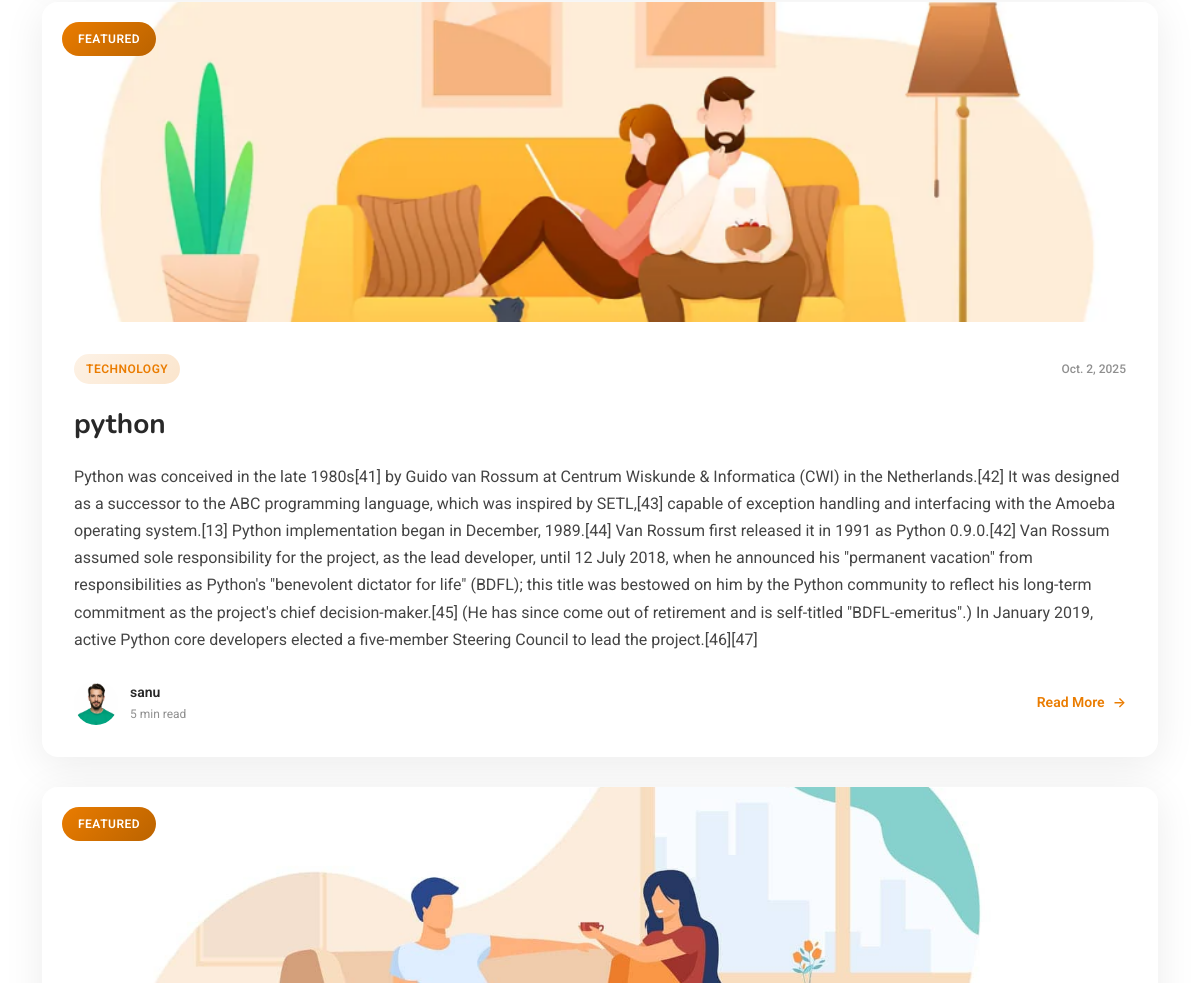
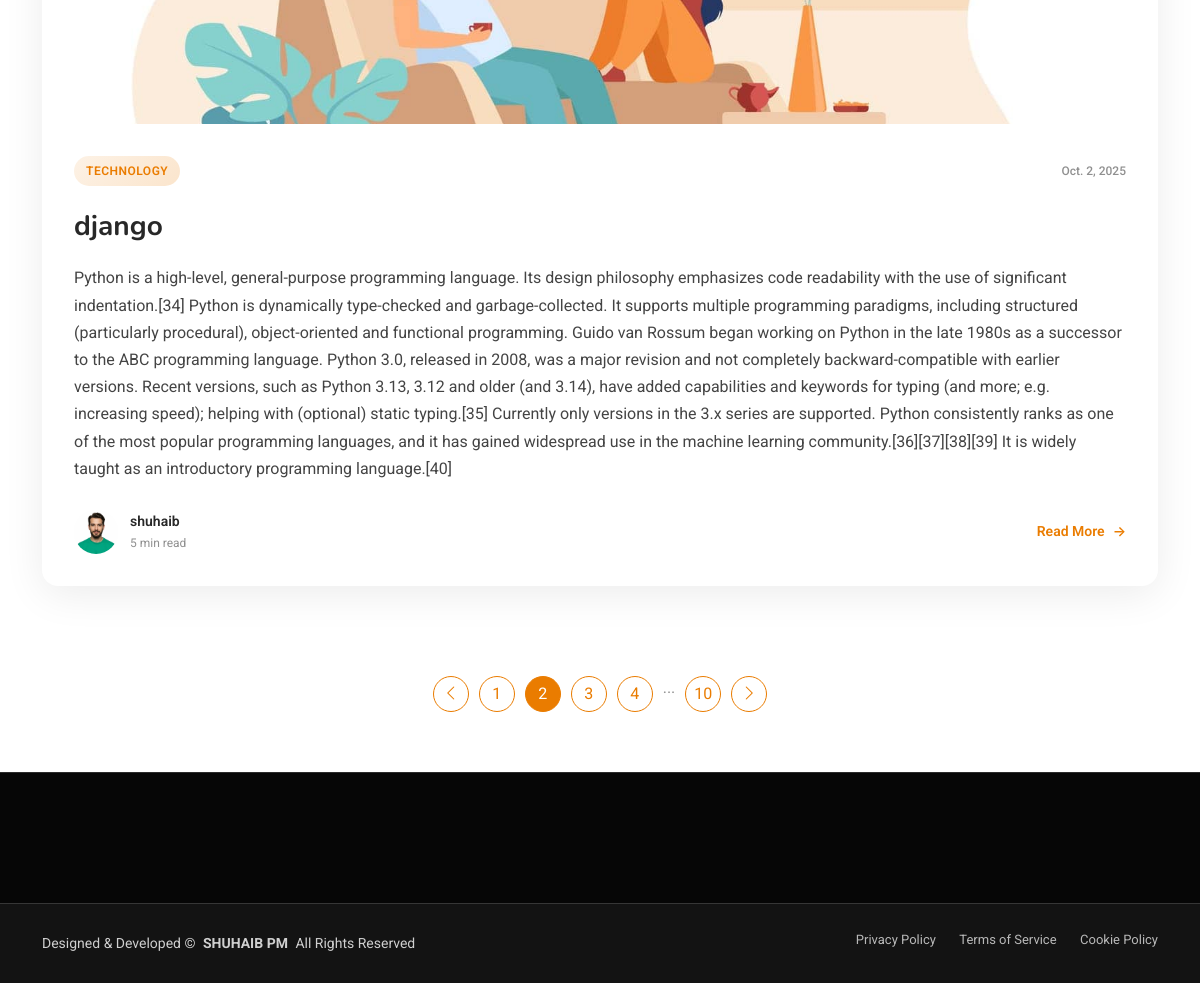
Page /reader (lower part) on the earlier database version (2 pictures, top to bottom).
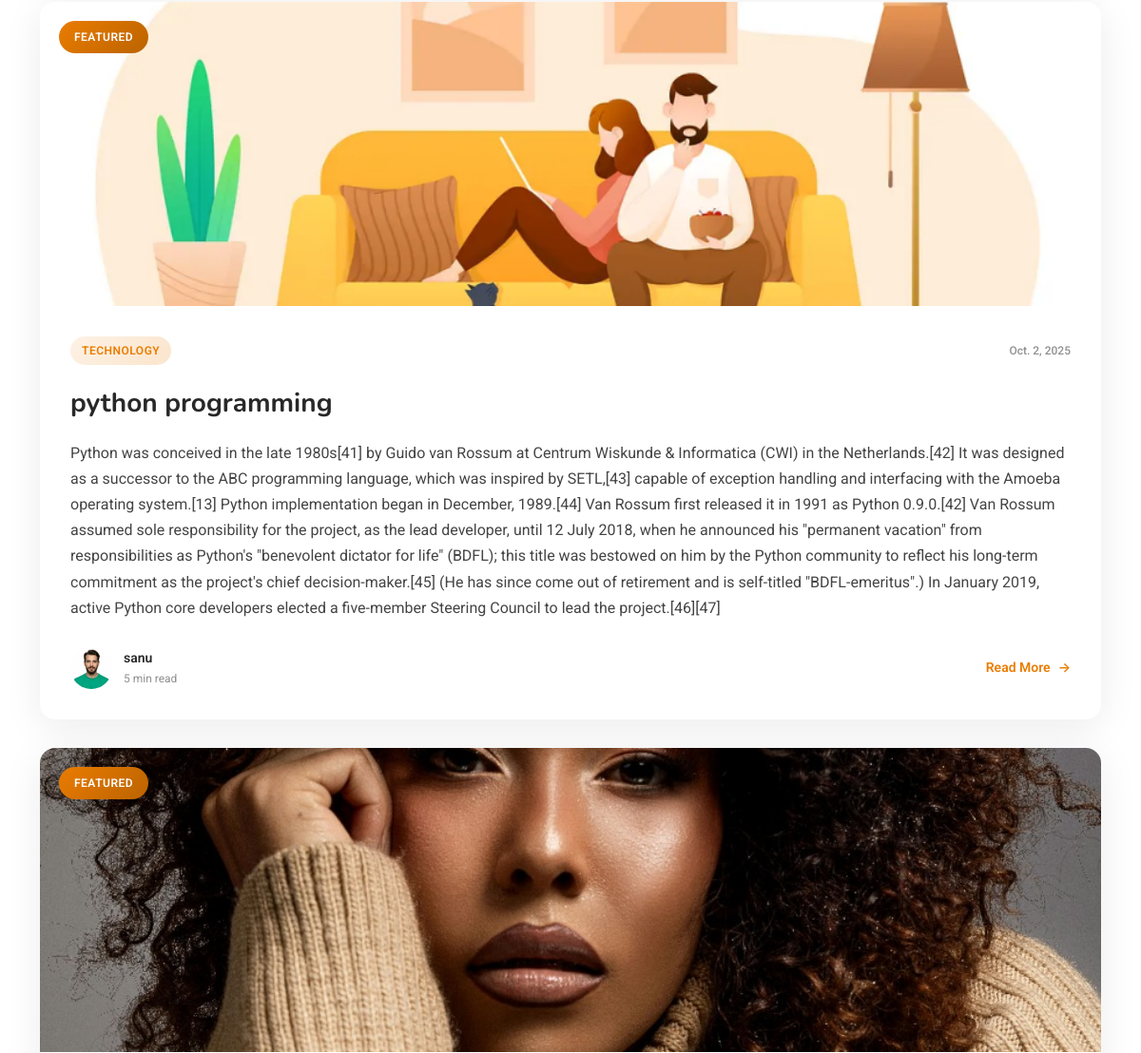
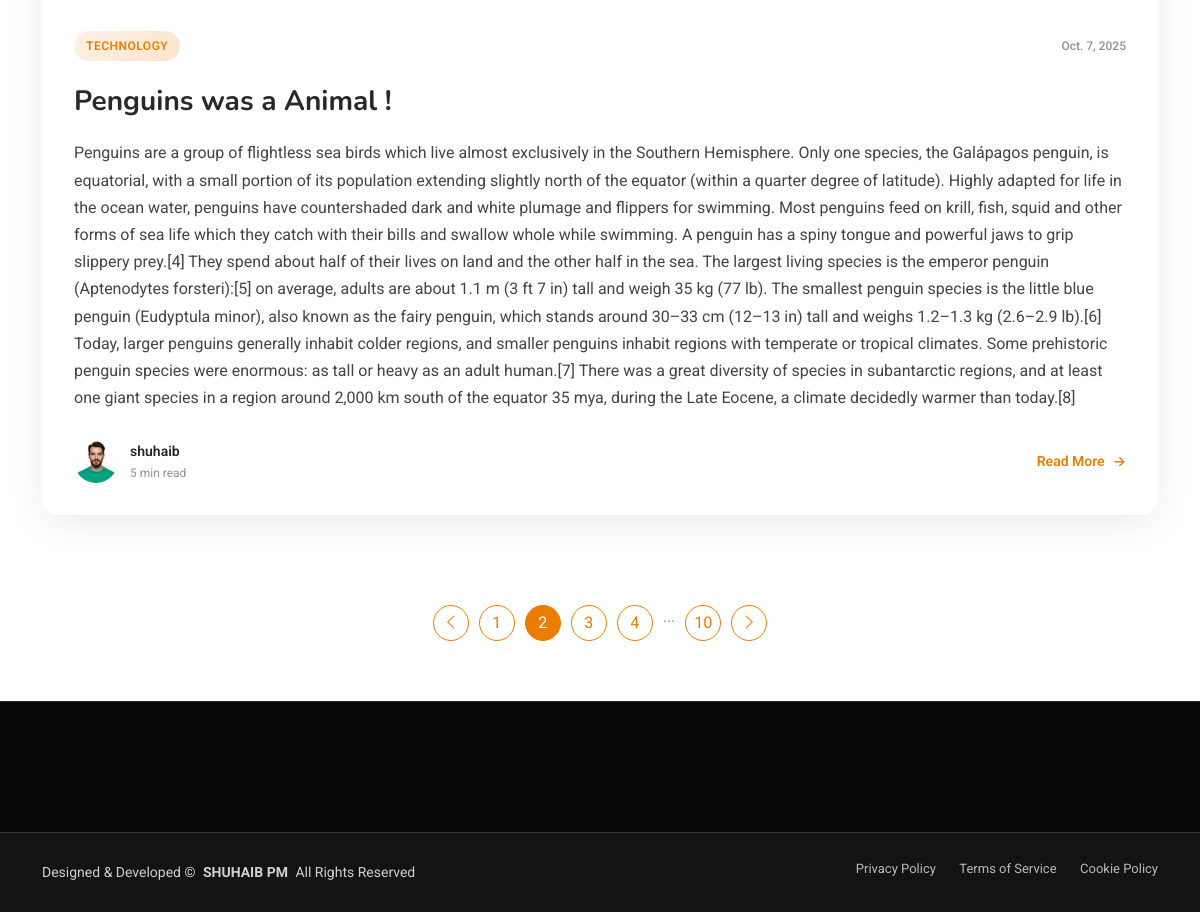
Same page on the later database version (2 pictures, top to bottom).
### Blog/models.py (models this page shows, shortened)
class Blog(models.Model):
    title=models.CharField(max_length=200)
    content=models.TextField()
    blog_pic=models.ImageField(upload_to="blogs/",default="media/no_image.png",null=True,blank=True)
    added_date=models.DateField(auto_now_add=True)
    user_id=models.ForeignKey(User,on_delete=models.CASCADE)

### Blog/views.py (the view)
# urls.py: path("reader",views.ReaderHome.as_view(),name="reader"),
class ReaderHome(View):
    def get(self,request):
        blog=Blog.objects.all()
        return render(request,"reader_home.html",{"blog":blog})

### Blog/templates/reader_home.html (shortened to what this page needs)
{% extends 'starter-page.html' %}
{% load static %}
{% block main %}
  <main class="main">
    <section id="blog-posts" class="blog-posts section">
      <div class="container" data-aos="fade-up" data-aos-delay="100">
        <div class="row">
          <div class="col-lg-12" data-aos="fade-up" data-aos-delay="100">
          {% for i in blog %}
            <article class="featured-post">
              <div class="featured-img">
                <img src="{{ i.blog_pic.url }}" alt="" class="img-fluid" loading="lazy">
                <div class="featured-badge">Featured</div>
              </div>
              <div class="featured-content">
                <div class="post-header">
                  <a href="#" class="category">Technology</a>
                  <span class="post-date">{{i.added_date}}</span>
                </div>
                <h2 class="post-title">
                  <a href="#">{{i.title}}</a>
                </h2>
                <p class="post-excerpt">
                 {{i.content}}
                </p>
                <div class="post-footer">
                  <div class="author-info">
                    <img src="{% static  'assets/img/person/person-m-8.webp' %}" alt="" class="author-avatar">
                    <div class="author-details">
                      <span class="author-name">{{i.user_id}}</span>
                      <span class="read-time">5 min read</span>
                    </div>
                  </div>
                  <a href="{% url 'viewblog' i.id%}" class="read-more">Read More</a>
                </div>
              </div>
            </article>
{% endfor %}
          </div>
        </div>
      </div>
    </section>
    <section id="blog-pagination" class="blog-pagination section">
      <div class="container">
        <div class="d-flex justify-content-center">
          <ul>
            <li><a href="#"><i class="bi bi-chevron-left"></i></a></li>
            <li><a href="#">1</a></li>
            <li><a href="#" class="active">2</a></li>
            <li><a href="#">3</a></li>
            <li><a href="#">4</a></li>
            <li>...</li>
            <li><a href="#">10</a></li>
            <li><a href="#"><i class="bi bi-chevron-right"></i></a></li>
          </ul>
        </div>
      </div>
    </section>
  </main>
{% endblock %}

Differences in the rows shown:
removed Blog: blog_pic (picture), added_date "Oct. 2, 2025", title "django", content "Python is a high-level, general-purpose programming language. Its design philosophy emphasizes code readability with the use of significant indentation.[34] Python is dynamically type-checked and garbage-collected. It supports multiple programming paradigms, including structured (particularly procedural), object-oriented and functional programming. Guido van Rossum began working on Python in the late 1980s as a successor to the ABC programming language. Python 3.0, released in 2008, was a major revision and not completely backward-compatible with earlier versions. Recent versions, such as Python 3.13, 3.12 and older (and 3.14), have added capabilities and keywords for typing (and more; e.g.…", user_id "shuhaib"
changed Blog "sanu": title "python" → "python programming"
added Blog: blog_pic (picture), added_date "Oct. 7, 2025", title "Penguins was a Animal !", content "Penguins are a group of flightless sea birds which live almost exclusively in the Southern Hemisphere. Only one species, the Galápagos penguin, is equatorial, with a small portion of its population extending slightly north of the equator (within a quarter degree of latitude). Highly adapted for life in the ocean water, penguins have countershaded dark and white plumage and flippers for swimming. Most penguins feed on krill, fish, squid and other forms of sea life which they catch with their bills and swallow whole while swimming. A penguin has a spiny tongue and powerful jaws to grip slippery prey.[4] They spend about half of their lives on land and the other half in the sea. The largest…", user_id "shuhaib"
